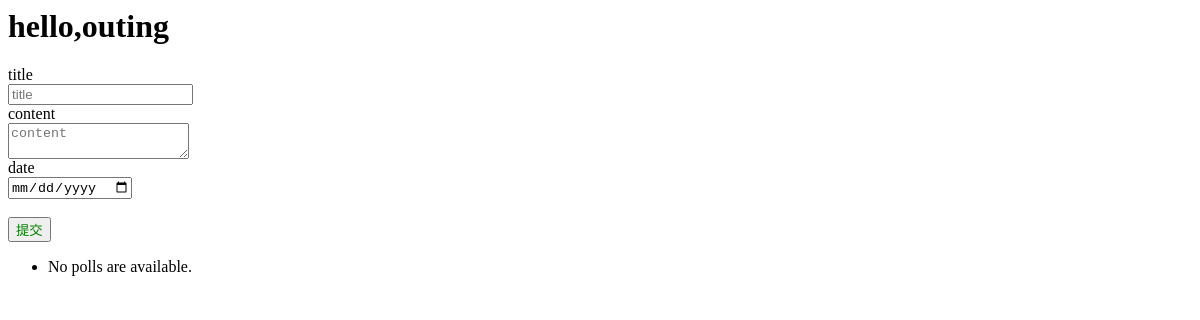
Before: /outing/ with the older database file.
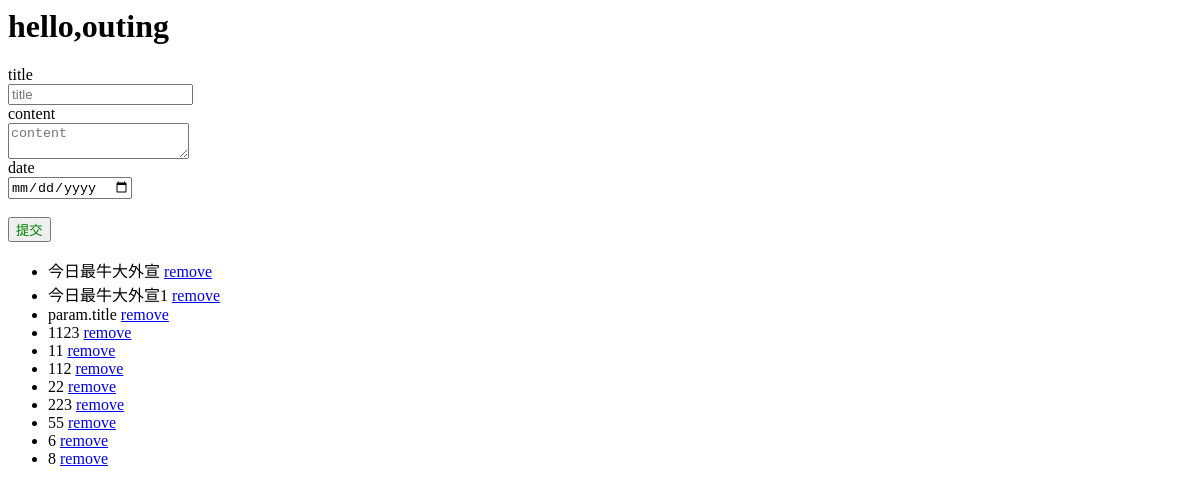
After: the same page with the newer database file.
### outing/models.py (models this page shows)
class Article(models.Model):
    title = models.TextField(null=False, blank=False, primary_key=True, max_length=200, unique=True)
    content = models.TextField(max_length=1000, default='', verbose_name='内容')
    publish_date = models.DateField(verbose_name='发布时间')

### outing/views.py (the view)
# urls.py: path('', views.index, name='index'),
def index(request):
    article_all = Article.objects.all()
    a_json = list(article_all.values())
    context = {
        'latest_question_list': 'ok',
        'article_all': a_json
    }
    return render(request, 'outing/index.html', context)

### outing/templates/outing/index.html (shortened to what this page needs)
{% load static %}
<html xmlns="http://www.w3.org/1999/html">
<head>
    <link rel="stylesheet" href="{% static 'outing/style.css' %}">
</head>
<body>
    <h1>hello,outing</h1>
    <div>
        <form action="api/form/save" method="post">
            <div>
                <label>title</label>
                <div>
                    <input id="title" value="" type="text" placeholder="title"/>
                </div>
            </div>
            <div>
                <label>content</label>
                <div>
                    <textarea id="content" placeholder="content"></textarea>
                </div>
            </div>
            <div>
                <label>date</label>
                <div>
                    <input id="date" type="date" value="" placeholder="date">
                </div>
            </div>
            <div>
                <label>&nbsp;</label>
                <div>
                    <input id="submit" type="button" value="提交" placeholder="保存">
                </div>
            </div>
        </form>
    </div>
    <div>
        <ul id="article-ul">
        {% if article_all %}
            {% for article in article_all %}
                <li>{{ article.title }} <a href="#">remove</a></li>
            {% endfor %}
        {% else %}
            <li>No polls are available.</li>
        {% endif %}
        </ul>
    </div>
</body>
</html>

### outing/static/outing/style.css (style rules this page uses)
input[id="submit"] { color: green; }

Changed rows visible on the page:
added Article: title "今日最牛大外宣"
added Article: title "今日最牛大外宣1"
added Article: title "param.title"
added Article: title "1123"
added Article: title "11"
added Article: title "112"
added Article: title "22"
added Article: title "223"
added Article: title "55"
added Article: title "6"
added Article: title "8"
Other visible differences:
text no longer shown: "No polls are available."
